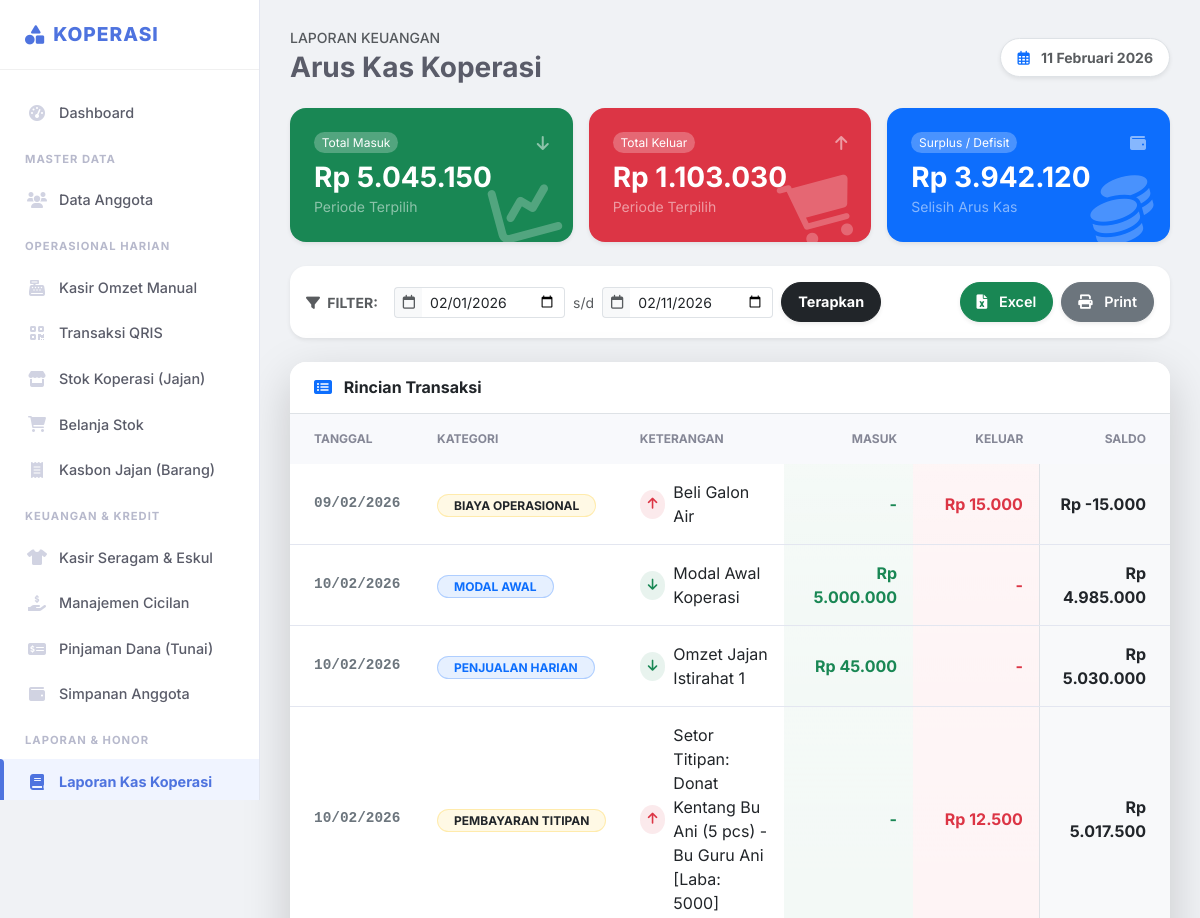
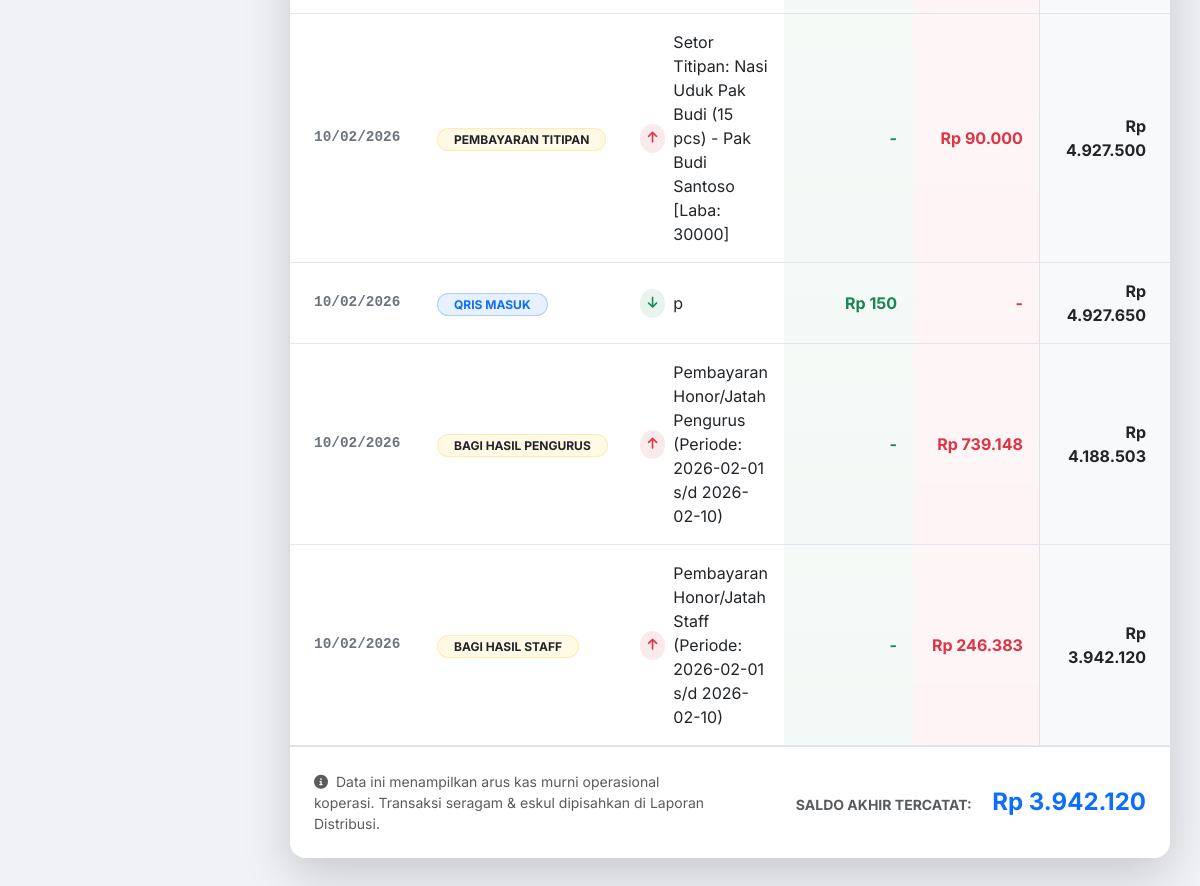
The app's page /kas/laporan_kas (signed in), older data (2 pictures, top to bottom).
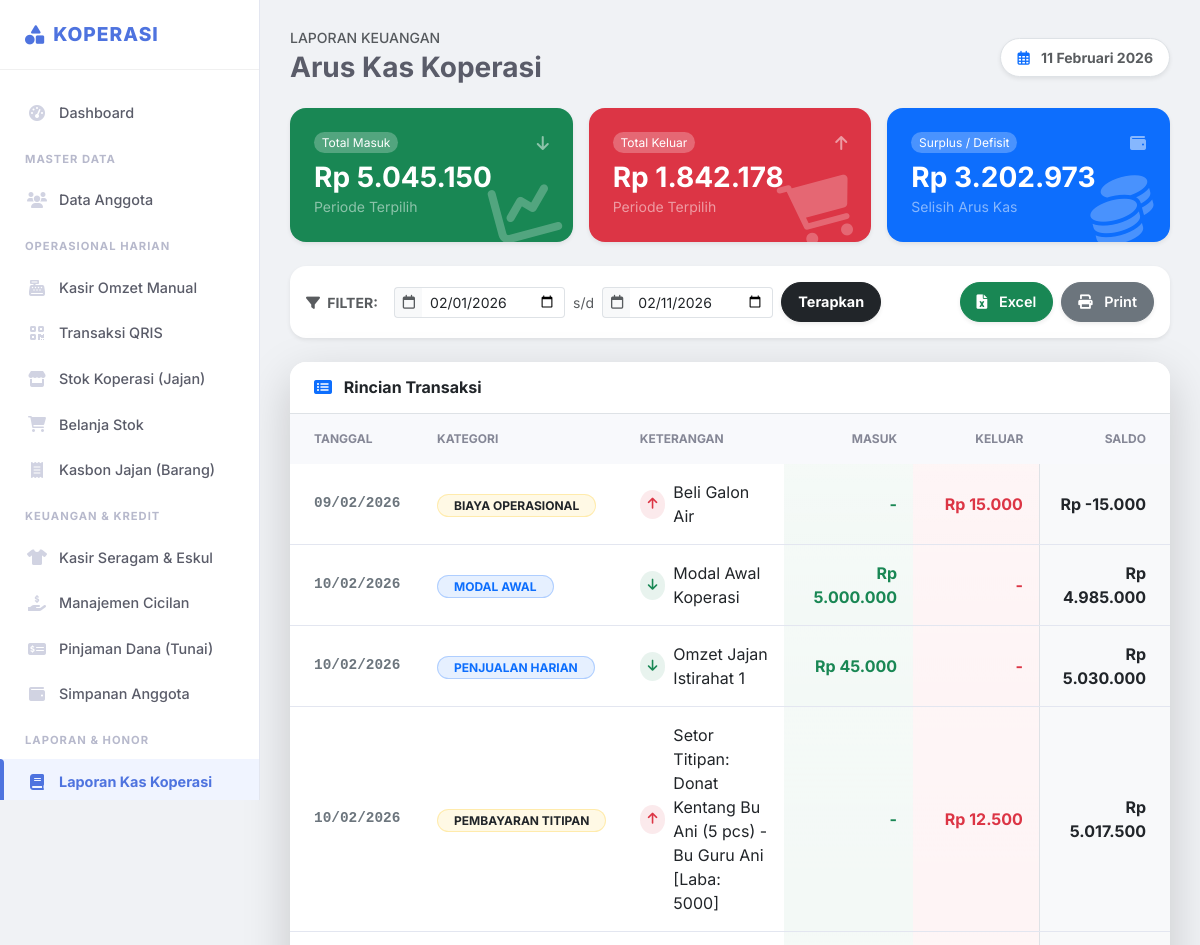
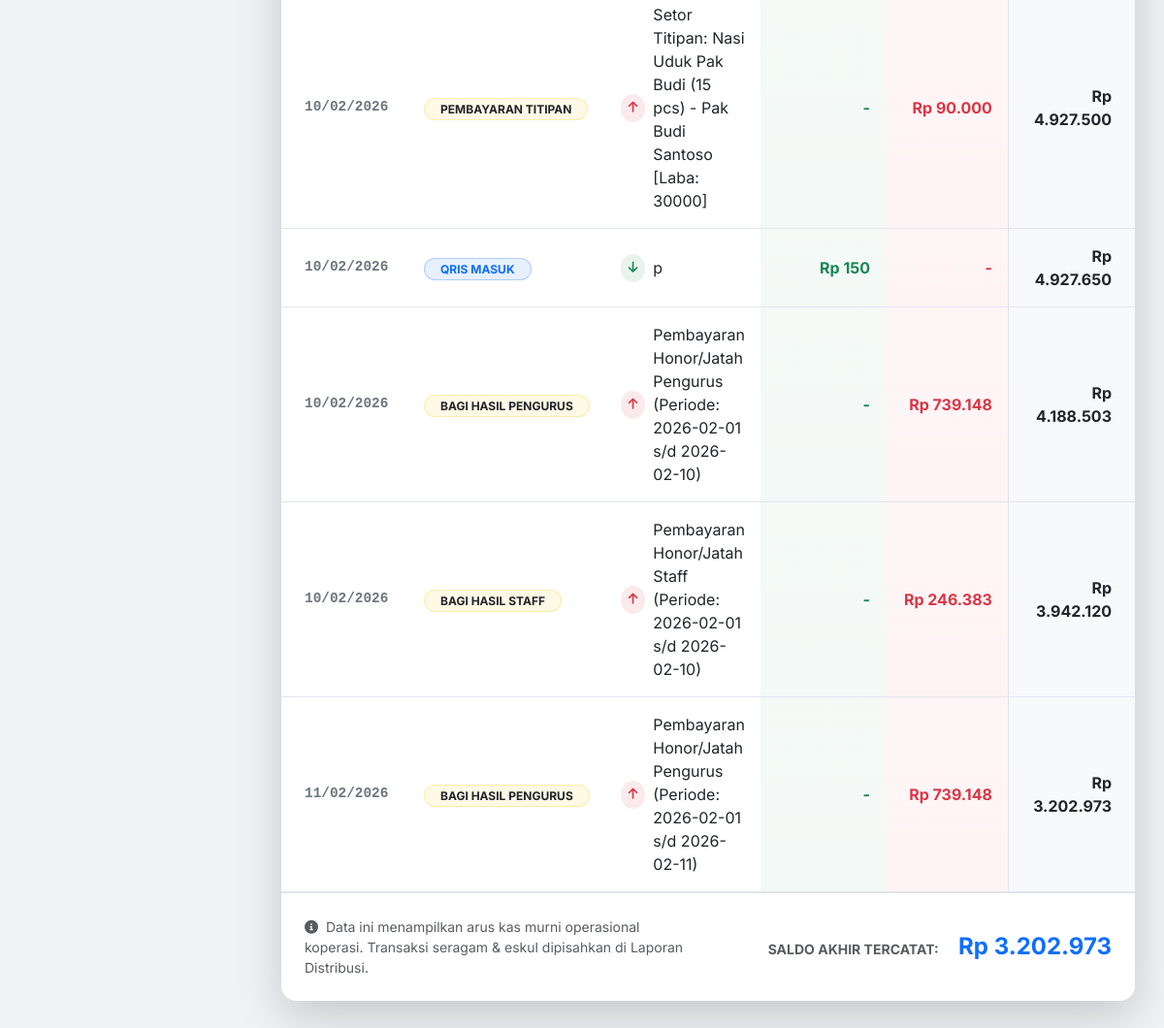
The same page, newer data (2 pictures, top to bottom).
### tables this page shows
CREATE TABLE `transaksi_kas` (
  `id` int(11) NOT NULL,
  `tanggal` date NOT NULL,
  `kategori` varchar(100) NOT NULL,
  `arus` enum('masuk','keluar') NOT NULL,
  `jumlah` decimal(15,2) NOT NULL,
  `keterangan` text DEFAULT NULL,
  `user_id` int(11) DEFAULT NULL,
  `created_at` timestamp NOT NULL DEFAULT current_timestamp()
);

### config/functions.php (called while the page is built, shortened)
<?php
function formatRp($angka){
    return "Rp " . number_format($angka, 0, ',', '.');
}
?>

### pages/kas/laporan_kas.php (the view, shortened to what the rows shown need)
<?php
$tgl_awal = isset($_GET['tgl_awal']) ? $_GET['tgl_awal'] : date('Y-m-01');
$tgl_akhir = isset($_GET['tgl_akhir']) ? $_GET['tgl_akhir'] : date('Y-m-d');
$sql = "SELECT * FROM transaksi_kas
        WHERE (tanggal BETWEEN ? AND ?)
        AND kategori NOT IN ('penjualan_seragam', 'penjualan_eskul')
        ORDER BY tanggal ASC, id ASC";
$stmt = $pdo->prepare($sql);
$stmt->execute([$tgl_awal, $tgl_akhir]);
$transaksi = $stmt->fetchAll();
?>
<div class="d-flex justify-content-between align-items-center mb-4">
    <div>
        <h2 class="h3 fw-bold mb-0">Arus Kas Koperasi</h2>
    </div>
</div>
<div class="card border-0 shadow-lg rounded-4 overflow-hidden">
    <div class="table-responsive">
        <table class="table table-hover align-middle mb-0" style="min-width: 800px;">
            <thead class="bg-light text-secondary">
                <tr>
                    <th class="ps-4 py-3 text-uppercase small fw-bold ls-1" width="15%">Tanggal</th>
                    <th class="py-3 text-uppercase small fw-bold ls-1" width="20%">Kategori</th>
                    <th class="py-3 text-uppercase small fw-bold ls-1">Keterangan</th>
                    <th class="text-end py-3 text-uppercase small fw-bold ls-1" width="15%">Masuk</th>
                    <th class="text-end py-3 text-uppercase small fw-bold ls-1" width="15%">Keluar</th>
                    <th class="text-end pe-4 py-3 text-uppercase small fw-bold ls-1" width="15%">Saldo</th>
                </tr>
            </thead>
            <tbody>
                <?php
                $saldo = 0;
                if(empty($transaksi)): ?>
                <?php endif;
                foreach($transaksi as $row):
                    if($row['arus'] == 'masuk'){
                        $masuk = $row['jumlah']; $keluar = 0;
                        $saldo += $masuk;
                        $icon_trx = "<i class='fas fa-arrow-down text-success me-2 bg-success bg-opacity-10 p-2 rounded-circle' style='font-size:0.8rem;'></i>";
                    } else {
                        $masuk = 0; $keluar = $row['jumlah'];
                        $saldo -= $keluar;
                        $icon_trx = "<i class='fas fa-arrow-up text-danger me-2 bg-danger bg-opacity-10 p-2 rounded-circle' style='font-size:0.8rem;'></i>";
                    }
                    $kat_clean = strtoupper(str_replace('_', ' ', $row['kategori']));
                    $badge_color = ($row['arus'] == 'masuk') ? 'primary' : 'warning text-dark';
                ?>
                <tr>
                    <td class="ps-4 fw-bold text-secondary" style="font-family: monospace; font-size: 0.9rem;">
                        <?= date('d/m/Y', strtotime($row['tanggal'])) ?>
                    </td>
                    <td>
                        <span class="badge bg-<?= $badge_color ?> bg-opacity-10 text-<?= ($row['arus']=='masuk'?'primary':'dark') ?> border border-<?= $badge_color ?> border-opacity-25 rounded-pill px-3">
                            <?= $kat_clean ?>
                        </span>
                    </td>
                    <td>
                        <div class="d-flex align-items-center">
                            <?= $icon_trx ?>
                            <span class="text-dark"><?= htmlspecialchars($row['keterangan']) ?></span>
                        </div>
                    </td>
                    <td class="text-end fw-bold text-success bg-success bg-opacity-10 bg-gradient" style="--bs-bg-opacity: .05;">
                        <?= $masuk!=0 ? formatRp($masuk) : '-' ?>
                    </td>
                    <td class="text-end fw-bold text-danger bg-danger bg-opacity-10 bg-gradient" style="--bs-bg-opacity: .05;">
                        <?= $keluar!=0 ? formatRp($keluar) : '-' ?>
                    </td>
                    <td class="text-end pe-4 fw-bold text-dark bg-light border-start">
                        <?= formatRp($saldo) ?>
                    </td>
                </tr>
                <?php endforeach; ?>
            </tbody>
        </table>
    </div>
</div>

Row changes from the older to the newer data that the page shows:
added transaksi_kas: tanggal "11/02/2026", kategori "BAGI HASIL PENGURUS", arus "keluar" (drawn), keterangan "Pembayaran Honor/Jatah Pengurus (Periode: 2026-02-01 s/d 2026-02-11)", jumlah "Rp 739.148", saldo "Rp 3.202.973"
Text that changed along with them:
formatRp($total_keluar_periode): "Rp 1.103.030" → "Rp 1.842.178"
formatRp($saldo_akhir_periode): "Rp 3.942.120" → "Rp 3.202.973"
formatRp($saldo): "Rp 3.942.120" → "Rp 3.202.973"
